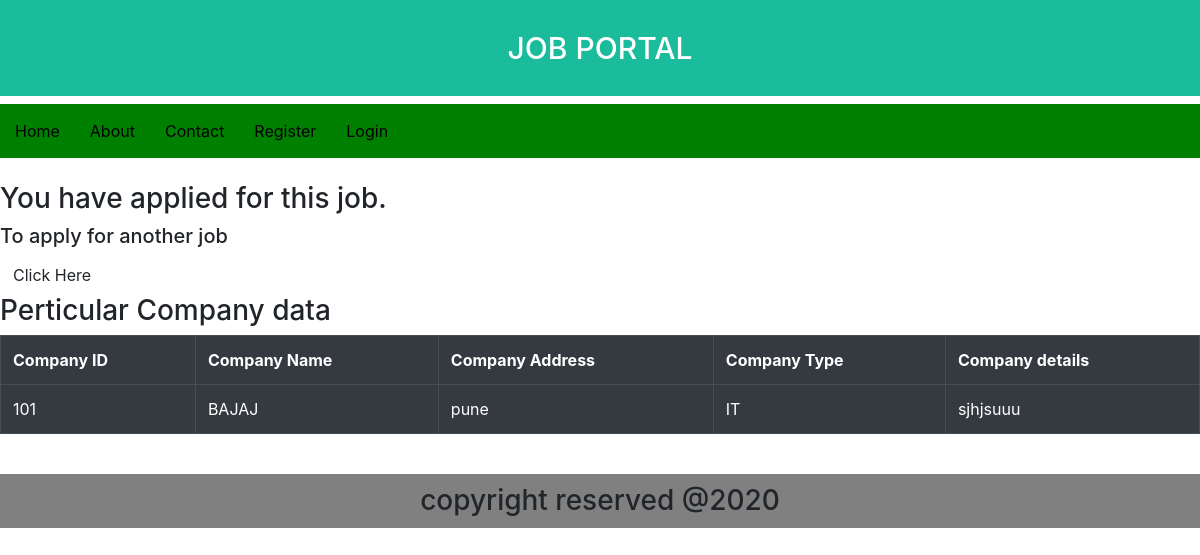
Page /p/?id=BAJAJ on the committed database.
### job/models.py (models this page shows)
class Company(models.Model):
    cid = models.IntegerField()
    cname = models.CharField(max_length=40)
    caddr = models.CharField(max_length=50)
    cdetails = models.CharField(max_length=200)
    ctype = models.CharField(max_length=30)
    def __str__(self):
        return self.cname

### job/views.py (the view)
# urls.py: path('p/', views.Perticular_Company, name='company'),
def Perticular_Company(request):
    id = request.GET['id']
    comp = Company.objects.filter(cname=id)
    print(comp)
    template_name = 'job/apply_job.html'
    context = {'comps': comp}
    return render(request, template_name, context)

### templates/job/apply_job.html
{% extends 'base.html' %}
{% block content %}
<h3>You have applied for this job.</h3>
<h5>To apply for another job</h5>
<a href="{%url 'viewJob' %}"> <button type="button" class="btn btn-Link">Click Here</button></a>
<br>
<h3>Perticular Company data</h3>
<table border="1" class="table table-dark">
    <tr>
        <th>Company ID</th>
        <th>Company Name</th>
        <th>Company Address</th>
        <th>Company Type</th>
        <th>Company details</th>
    </tr>
    {% for c in comps %}
    <tr>
        <td>{{c.cid}}</td>
        <td>{{c.cname}}</td>
        <td>{{c.caddr}}</td>
        <td>{{c.ctype}}</td>
        <td>{{c.cdetails}}</td>
    </tr>
    {% endfor %}
</table>
{% endblock %}

### rows in the picture
Company: cid "101", cname "BAJAJ", caddr "pune", ctype "IT", cdetails "sjhjsuuu"
